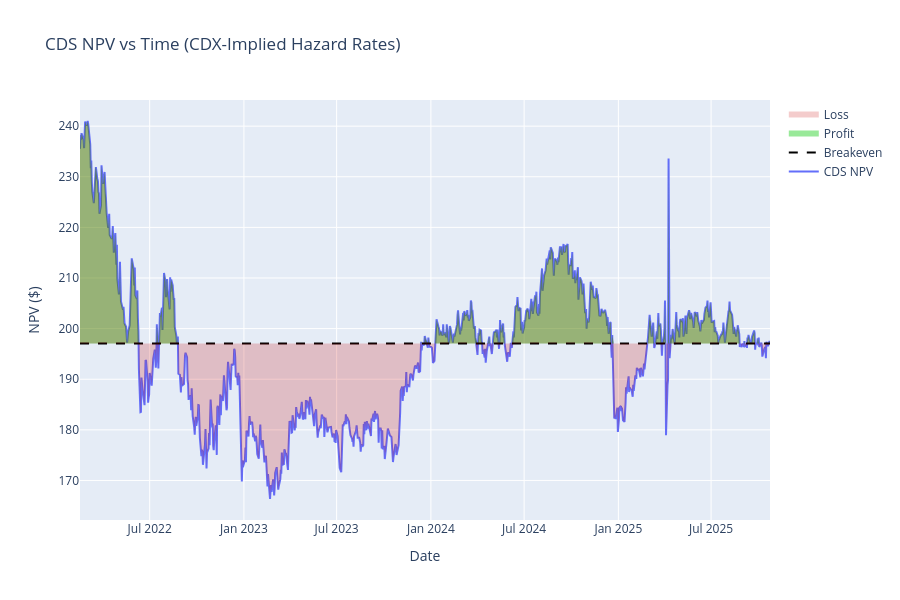

Notebook code cell kept with this figure:
### Code cell
import pandas as pd
import numpy as np
import plotly.graph_objects as go
import ipywidgets as widgets
from IPython.display import display, clear_output

# --- CDS NPV Calculation for a single hazard rate ---
def calculate_cds_values_single_hazard(notional, spread_bps, term_years, recovery_rate, interest_rate, hazard_rate):
    """
    Calculate premium leg, protection leg, and NPV for a CDS given a single hazard rate.
    """
    spread = spread_bps / 10000         # Convert bps to decimal
    r = interest_rate                   # discount rate as decimal
    R = recovery_rate                   # recovery rate as decimal
    t = term_years
    N = notional * 1_000_000            # Converts millions to absolute dollars

    payment_times = np.arange(1, t + 1)
    discount_factors = np.exp(-r * payment_times)
    survival_probs = np.exp(-hazard_rate * payment_times)
    prev_survival_probs = np.insert(survival_probs[:-1], 0, 1.0)

    premium_leg = N * spread * np.sum(discount_factors * survival_probs)
    protection_leg = N * (1 - R) * np.sum(discount_factors * (prev_survival_probs - survival_probs))
    npv = protection_leg - premium_leg

    return premium_leg, protection_leg, npv


cdx = pd.read_csv("CDX_index_hist.csv") 
recovery_rate = 0.4                       

# Computes implied hazard rates from CDX close price
cdx['HazardRate'] = (cdx['Close/Last'] / 10000) / (1 - recovery_rate)
cdx['ImpliedSpreadBps'] = cdx['HazardRate'] * (1 - recovery_rate) * 10000

# --- Computes NPV for each row ---
npvs = []
for idx, row in cdx.iterrows():
    _, _, npv = calculate_cds_values_single_hazard(
        notional=10,                 
        spread_bps=row['ImpliedSpreadBps'],  
        term_years=5,
        recovery_rate=recovery_rate,
        interest_rate=0.03,          
        hazard_rate=row['HazardRate']
    )
    npvs.append(npv)

cdx['NPV'] = npvs

initial_npv = cdx['NPV'].iloc[0]

# --- Plotting ---
fig = go.Figure()

cdx['Date'] = pd.to_datetime(cdx['Date'], format='%m/%d/%Y')
cdx = cdx.sort_values('Date')


# NPV line
fig.add_trace(go.Scatter(
    x=cdx['Date'],
    y=cdx['NPV'],
    mode='lines',
    name='CDS NPV'
))

# Breakeven line 
fig.add_trace(go.Scatter(
    x=cdx['Date'],
    y=[initial_npv]*len(cdx),
    mode='lines',
    name='Breakeven',
    line=dict(color='black', dash='dash')
))

fig.update_layout(
    title='CDS NPV vs Time (CDX-Implied Hazard Rates)',
    xaxis_title='Date',
    yaxis_title='NPV ($)',
    hovermode='x unified',
    height=600
)
# Shaded regions for P/L
fig.add_trace(go.Scatter(
    x=cdx['Date'],
    y=[max(n - initial_npv, 0) + initial_npv for n in cdx['NPV']],
    fill='tonexty',
    mode='none',
    fillcolor='rgba(0, 200, 0, 0.4)',
    name='Profit'
))

fig.add_trace(go.Scatter(
    x=cdx['Date'],
    y=[min(n - initial_npv, 0) + initial_npv for n in cdx['NPV']],
    fill='tonexty',
    mode='none',
    fillcolor='rgba(200, 0, 0, 0.2)',
    name='Loss'
))

fig.show()

### Figure 1 — Plotly figure (JSON) as saved in the notebook; plotly's stock layout.template omitted (floating-point values rounded to 4 significant figures; data arrays with more than 128 entries replaced by an {"elided": "..."} marker saying what was removed)
{"data": [{"mode": "lines", "name": "CDS NPV", "type": "scatter", "x": {"elided": "927 str values"}, "y": {"elided": "927 float values"}}, {"line": {"color": "black", "dash": "dash"}, "mode": "lines", "name": "Breakeven", "type": "scatter", "x": {"elided": "927 str values"}, "y": {"elided": "927 float values"}}, {"fill": "tonexty", "fillcolor": "rgba(0, 200, 0, 0.4)", "mode": "none", "name": "Profit", "type": "scatter", "x": {"elided": "927 str values"}, "y": {"elided": "927 float values"}}, {"fill": "tonexty", "fillcolor": "rgba(200, 0, 0, 0.2)", "mode": "none", "name": "Loss", "type": "scatter", "x": {"elided": "927 str values"}, "y": {"elided": "927 float values"}}], "layout": {"height": 600, "hovermode": "x unified", "title": {"text": "CDS NPV vs Time (CDX-Implied Hazard Rates)"}, "xaxis": {"title": {"text": "Date"}}, "yaxis": {"title": {"text": "NPV ($)"}}}}
